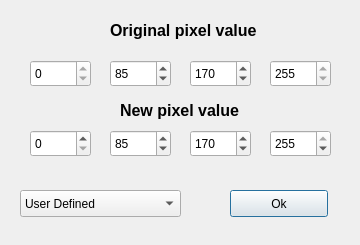
<?xml version="1.0" encoding="UTF-8"?>
<ui version="4.0">
 <class>PixelTForm</class>
 <widget class="QDialog" name="PixelTForm">
  <property name="geometry">
   <rect>
    <x>0</x>
    <y>0</y>
    <width>360</width>
    <height>245</height>
   </rect>
  </property>
  <property name="windowTitle">
   <string>Set pixel transformation</string>
  </property>
  <widget class="QSpinBox" name="origPixelBox1">
   <property name="enabled">
    <bool>true</bool>
   </property>
   <property name="geometry">
    <rect>
     <x>30</x>
     <y>60</y>
     <width>61</width>
     <height>27</height>
    </rect>
   </property>
   <property name="readOnly">
    <bool>true</bool>
   </property>
   <property name="maximum">
    <number>255</number>
   </property>
  </widget>
  <widget class="QSpinBox" name="origPixelBox4">
   <property name="enabled">
    <bool>true</bool>
   </property>
   <property name="geometry">
    <rect>
     <x>270</x>
     <y>60</y>
     <width>61</width>
     <height>27</height>
    </rect>
   </property>
   <property name="readOnly">
    <bool>true</bool>
   </property>
   <property name="maximum">
    <number>255</number>
   </property>
   <property name="value">
    <number>255</number>
   </property>
  </widget>
  <widget class="QSpinBox" name="origPixelBox2">
   <property name="enabled">
    <bool>true</bool>
   </property>
   <property name="geometry">
    <rect>
     <x>110</x>
     <y>60</y>
     <width>61</width>
     <height>27</height>
    </rect>
   </property>
   <property name="readOnly">
    <bool>false</bool>
   </property>
   <property name="maximum">
    <number>255</number>
   </property>
   <property name="value">
    <number>85</number>
   </property>
  </widget>
  <widget class="QSpinBox" name="origPixelBox3">
   <property name="enabled">
    <bool>true</bool>
   </property>
   <property name="geometry">
    <rect>
     <x>190</x>
     <y>60</y>
     <width>61</width>
     <height>27</height>
    </rect>
   </property>
   <property name="readOnly">
    <bool>false</bool>
   </property>
   <property name="maximum">
    <number>255</number>
   </property>
   <property name="value">
    <number>170</number>
   </property>
  </widget>
  <widget class="QSpinBox" name="newPixelBox4">
   <property name="enabled">
    <bool>true</bool>
   </property>
   <property name="geometry">
    <rect>
     <x>270</x>
     <y>130</y>
     <width>61</width>
     <height>27</height>
    </rect>
   </property>
   <property name="readOnly">
    <bool>false</bool>
   </property>
   <property name="maximum">
    <number>255</number>
   </property>
   <property name="value">
    <number>255</number>
   </property>
  </widget>
  <widget class="QSpinBox" name="newPixelBox2">
   <property name="enabled">
    <bool>true</bool>
   </property>
   <property name="geometry">
    <rect>
     <x>110</x>
     <y>130</y>
     <width>61</width>
     <height>27</height>
    </rect>
   </property>
   <property name="readOnly">
    <bool>false</bool>
   </property>
   <property name="maximum">
    <number>255</number>
   </property>
   <property name="value">
    <number>85</number>
   </property>
  </widget>
  <widget class="QSpinBox" name="newPixelBox3">
   <property name="enabled">
    <bool>true</bool>
   </property>
   <property name="geometry">
    <rect>
     <x>190</x>
     <y>130</y>
     <width>61</width>
     <height>27</height>
    </rect>
   </property>
   <property name="readOnly">
    <bool>false</bool>
   </property>
   <property name="maximum">
    <number>255</number>
   </property>
   <property name="value">
    <number>170</number>
   </property>
  </widget>
  <widget class="QSpinBox" name="newPixelBox1">
   <property name="enabled">
    <bool>true</bool>
   </property>
   <property name="geometry">
    <rect>
     <x>30</x>
     <y>130</y>
     <width>61</width>
     <height>27</height>
    </rect>
   </property>
   <property name="readOnly">
    <bool>false</bool>
   </property>
   <property name="maximum">
    <number>255</number>
   </property>
  </widget>
  <widget class="QLabel" name="origLabel">
   <property name="geometry">
    <rect>
     <x>110</x>
     <y>20</y>
     <width>161</width>
     <height>21</height>
    </rect>
   </property>
   <property name="text">
    <string>&lt;html&gt;&lt;head/&gt;&lt;body&gt;&lt;p&gt;&lt;span style=&quot; font-size:12pt; font-weight:600;&quot;&gt;Original pixel value&lt;/span&gt;&lt;/p&gt;&lt;/body&gt;&lt;/html&gt;</string>
   </property>
   <property name="textFormat">
    <enum>Qt::RichText</enum>
   </property>
  </widget>
  <widget class="QLabel" name="origLabel_2">
   <property name="geometry">
    <rect>
     <x>120</x>
     <y>100</y>
     <width>131</width>
     <height>21</height>
    </rect>
   </property>
   <property name="text">
    <string>&lt;html&gt;&lt;head/&gt;&lt;body&gt;&lt;p&gt;&lt;span style=&quot; font-size:12pt; font-weight:600;&quot;&gt;New pixel value&lt;/span&gt;&lt;/p&gt;&lt;/body&gt;&lt;/html&gt;</string>
   </property>
   <property name="textFormat">
    <enum>Qt::RichText</enum>
   </property>
  </widget>
  <widget class="QPushButton" name="okButton">
   <property name="geometry">
    <rect>
     <x>230</x>
     <y>190</y>
     <width>98</width>
     <height>27</height>
    </rect>
   </property>
   <property name="text">
    <string>Ok</string>
   </property>
  </widget>
  <widget class="QComboBox" name="operationComboBox1">
   <property name="enabled">
    <bool>true</bool>
   </property>
   <property name="geometry">
    <rect>
     <x>20</x>
     <y>190</y>
     <width>161</width>
     <height>27</height>
    </rect>
   </property>
   <property name="currentIndex">
    <number>0</number>
   </property>
   <item>
    <property name="text">
     <string>User Defined</string>
    </property>
   </item>
   <item>
    <property name="text">
     <string>Negative</string>
    </property>
   </item>
   <item>
    <property name="text">
     <string>Brighten</string>
    </property>
   </item>
   <item>
    <property name="text">
     <string>Darken</string>
    </property>
   </item>
   <item>
    <property name="text">
     <string>Median Blur</string>
    </property>
   </item>
   <item>
    <property name="text">
     <string>Linear Filter</string>
    </property>
   </item>
   <item>
    <property name="text">
     <string>Dilate</string>
    </property>
   </item>
   <item>
    <property name="text">
     <string>Erode</string>
    </property>
   </item>
  </widget>
 </widget>
 <tabstops>
  <tabstop>origPixelBox1</tabstop>
  <tabstop>origPixelBox2</tabstop>
  <tabstop>origPixelBox3</tabstop>
  <tabstop>origPixelBox4</tabstop>
  <tabstop>newPixelBox1</tabstop>
  <tabstop>newPixelBox2</tabstop>
  <tabstop>newPixelBox3</tabstop>
  <tabstop>newPixelBox4</tabstop>
  <tabstop>okButton</tabstop>
 </tabstops>
 <resources/>
 <connections/>
</ui>
